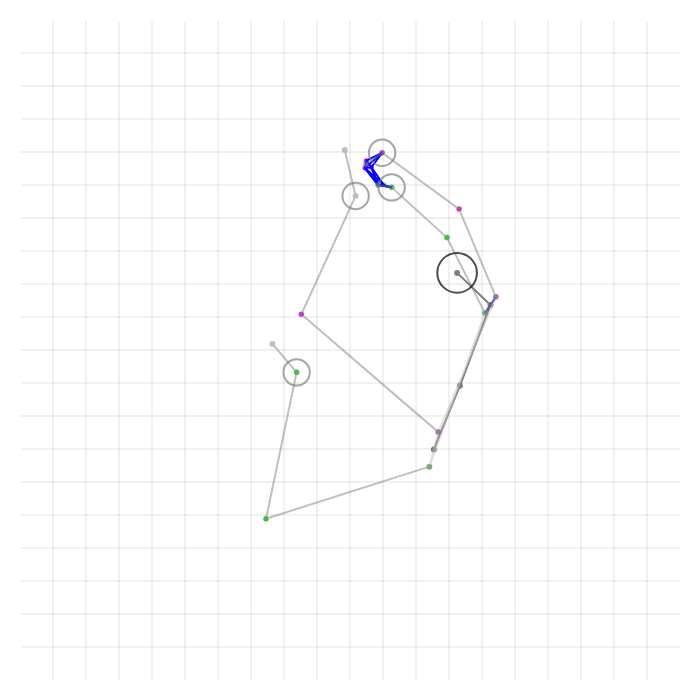

Notebook code for this chart:
### Code cell
plotly_pose_contact_points(tricks, idx=498)

### Figure 1 — Plotly figure (JSON) as saved in the notebook; plotly's stock layout.template omitted (floating-point values rounded to 4 significant figures)
{"data": [{"marker": {"color": "lime", "size": 5}, "mode": "markers", "type": "scatter", "x": [0.7046], "y": [0.4441]}, {"marker": {"color": "magenta", "size": 5}, "mode": "markers", "type": "scatter", "x": [0.721], "y": [0.4195]}, {"marker": {"color": "lime", "size": 5}, "mode": "markers", "type": "scatter", "x": [0.6468], "y": [0.3297]}, {"marker": {"color": "magenta", "size": 5}, "mode": "markers", "type": "scatter", "x": [0.6653], "y": [0.2865]}, {"marker": {"color": "lime", "size": 5}, "mode": "markers", "type": "scatter", "x": [0.5631], "y": [0.2536]}, {"marker": {"color": "magenta", "size": 5}, "mode": "markers", "type": "scatter", "x": [0.5486], "y": [0.2012]}, {"marker": {"color": "lime", "size": 5}, "mode": "markers", "type": "scatter", "x": [0.5426], "y": [0.2501]}, {"marker": {"color": "magenta", "size": 5}, "mode": "markers", "type": "scatter", "x": [0.5247], "y": [0.2131]}, {"marker": {"color": "lime", "size": 5}, "mode": "markers", "type": "scatter", "x": [0.5428], "y": [0.2499]}, {"marker": {"color": "magenta", "size": 5}, "mode": "markers", "type": "scatter", "x": [0.5227], "y": [0.2243]}, {"marker": {"color": "lime", "size": 5}, "mode": "markers", "type": "scatter", "x": [0.5509], "y": [0.2498]}, {"marker": {"color": "magenta", "size": 5}, "mode": "markers", "type": "scatter", "x": [0.5323], "y": [0.2231]}, {"marker": {"color": "lime", "size": 5}, "mode": "markers", "type": "scatter", "x": [0.6203], "y": [0.6768]}, {"marker": {"color": "magenta", "size": 5}, "mode": "markers", "type": "scatter", "x": [0.6338], "y": [0.6244]}, {"marker": {"color": "lime", "size": 5}, "mode": "markers", "type": "scatter", "x": [0.3728], "y": [0.7557]}, {"marker": {"color": "magenta", "size": 5}, "mode": "markers", "type": "scatter", "x": [0.4263], "y": [0.4458]}, {"marker": {"color": "lime", "size": 5}, "mode": "markers", "type": "scatter", "x": [0.4191], "y": [0.5338]}, {"line": {"color": "blue", "width": 2}, "mode": "lines", "type": "scatter", "x": [0.7046, 0.721], "y": [0.4441, 0.4195]}, {"line": {"color": "blue", "width": 2}, "mode": "lines", "type": "scatter", "x": [0.5631, 0.5426], "y": [0.2536, 0.2501]}, {"line": {"color": "blue", "width": 2}, "mode": "lines", "type": "scatter", "x": [0.5631, 0.5428], "y": [0.2536, 0.2499]}, {"line": {"color": "blue", "width": 2}, "mode": "lines", "type": "scatter", "x": [0.5631, 0.5509], "y": [0.2536, 0.2498]}, {"line": {"color": "blue", "width": 2}, "mode": "lines", "type": "scatter", "x": [0.5486, 0.5247], "y": [0.2012, 0.2131]}, {"line": {"color": "blue", "width": 2}, "mode": "lines", "type": "scatter", "x": [0.5486, 0.5227], "y": [0.2012, 0.2243]}, {"line": {"color": "blue", "width": 2}, "mode": "lines", "type": "scatter", "x": [0.5486, 0.5323], "y": [0.2012, 0.2231]}, {"line": {"color": "blue", "width": 2}, "mode": "lines", "type": "scatter", "x": [0.5426, 0.5428], "y": [0.2501, 0.2499]}, {"line": {"color": "blue", "width": 2}, "mode": "lines", "type": "scatter", "x": [0.5426, 0.5227], "y": [0.2501, 0.2243]}, {"line": {"color": "blue", "width": 2}, "mode": "lines", "type": "scatter", "x": [0.5426, 0.5509], "y": [0.2501, 0.2498]}, {"line": {"color": "blue", "width": 2}, "mode": "lines", "type": "scatter", "x": [0.5426, 0.5323], "y": [0.2501, 0.2231]}, {"line": {"color": "blue", "width": 2}, "mode": "lines", "type": "scatter", "x": [0.5247, 0.5227], "y": [0.2131, 0.2243]}, {"line": {"color": "blue", "width": 2}, "mode": "lines", "type": "scatter", "x": [0.5247, 0.5323], "y": [0.2131, 0.2231]}, {"line": {"color": "blue", "width": 2}, "mode": "lines", "type": "scatter", "x": [0.5428, 0.5227], "y": [0.2499, 0.2243]}, {"line": {"color": "blue", "width": 2}, "mode": "lines", "type": "scatter", "x": [0.5428, 0.5509], "y": [0.2499, 0.2498]}, {"line": {"color": "blue", "width": 2}, "mode": "lines", "type": "scatter", "x": [0.5428, 0.5323], "y": [0.2499, 0.2231]}, {"line": {"color": "blue", "width": 2}, "mode": "lines", "type": "scatter", "x": [0.5227, 0.5509], "y": [0.2243, 0.2498]}, {"line": {"color": "blue", "width": 2}, "mode": "lines", "type": "scatter", "x": [0.5227, 0.5323], "y": [0.2243, 0.2231]}, {"line": {"color": "blue", "width": 2}, "mode": "lines", "type": "scatter", "x": [0.5509, 0.5323], "y": [0.2498, 0.2231]}, {"line": {"color": "black", "width": 2}, "mode": "lines+markers", "name": "Head", "opacity": 0.5, "type": "scatter", "x": [0.6623, 0.7128, 0.6665, 0.627], "y": [0.3831, 0.4318, 0.5543, 0.6506]}, {"line": {"color": "silver", "width": 2}, "mode": "lines+markers", "name": "Torso", "opacity": 0.5, "type": "scatter", "x": [0.7046, 0.721, 0.6338, 0.6203, 0.7046], "y": [0.4441, 0.4195, 0.6244, 0.6768, 0.4441]}, {"line": {"color": "gray", "width": 2}, "mode": "lines+markers", "name": "R. Arm", "opacity": 0.5, "type": "scatter", "x": [0.721, 0.6653, 0.5486, 0.5237], "y": [0.4195, 0.2865, 0.2012, 0.2187]}, {"line": {"color": "gray", "width": 2}, "mode": "lines+markers", "name": "R. Leg", "opacity": 0.5, "type": "scatter", "x": [0.6338, 0.4263, 0.5085, 0.492], "y": [0.6244, 0.4458, 0.2666, 0.1969]}, {"line": {"color": "gray", "width": 2}, "mode": "lines+markers", "name": "L. Arm", "opacity": 0.5, "type": "scatter", "x": [0.7046, 0.6468, 0.5631, 0.5427], "y": [0.4441, 0.3297, 0.2536, 0.25]}, {"line": {"color": "gray", "width": 2}, "mode": "lines+markers", "name": "L. Leg", "opacity": 0.5, "type": "scatter", "x": [0.6203, 0.3728, 0.4191, 0.3825], "y": [0.6768, 0.7557, 0.5338, 0.4908]}], "layout": {"height": 700, "margin": {"b": 20, "l": 20, "r": 20, "t": 20}, "plot_bgcolor": "white", "shapes": [{"line": {"color": "black"}, "opacity": 0.7, "type": "circle", "x0": 0.6323, "x1": 0.6923, "xref": "x", "y0": 0.3531, "y1": 0.4131, "yref": "y"}, {"line": {"color": "gray"}, "opacity": 0.7, "type": "circle", "x0": 0.5286, "x1": 0.5686, "xref": "x", "y0": 0.1812, "y1": 0.2212, "yref": "y"}, {"line": {"color": "gray"}, "opacity": 0.7, "type": "circle", "x0": 0.5431, "x1": 0.5831, "xref": "x", "y0": 0.2336, "y1": 0.2736, "yref": "y"}, {"line": {"color": "gray"}, "opacity": 0.7, "type": "circle", "x0": 0.4885, "x1": 0.5285, "xref": "x", "y0": 0.2466, "y1": 0.2866, "yref": "y"}, {"line": {"color": "gray"}, "opacity": 0.7, "type": "circle", "x0": 0.3991, "x1": 0.4391, "xref": "x", "y0": 0.5138, "y1": 0.5538, "yref": "y"}], "showlegend": false, "width": 700, "xaxis": {"gridcolor": "silver", "gridwidth": 0.5, "range": [0, 1], "showgrid": true, "ticktext": ["", "", "", "", "", "", "", "", "", "", "", "", "", "", "", "", "", "", "", "", ""], "tickvals": [0, 0.05, 0.1, 0.15, 0.2, 0.25, 0.3, 0.35, 0.4, 0.45, 0.5, 0.55, 0.6, 0.65, 0.7, 0.75, 0.8, 0.85, 0.9, 0.95, 1], "type": "linear"}, "yaxis": {"gridcolor": "silver", "gridwidth": 0.5, "range": [1, 0], "showgrid": true, "ticktext": ["", "", "", "", "", "", "", "", "", "", "", "", "", "", "", "", "", "", "", "", ""], "tickvals": [0, 0.05, 0.1, 0.15, 0.2, 0.25, 0.3, 0.35, 0.4, 0.45, 0.5, 0.55, 0.6, 0.65, 0.7, 0.75, 0.8, 0.85, 0.9, 0.95, 1], "type": "linear"}}}
